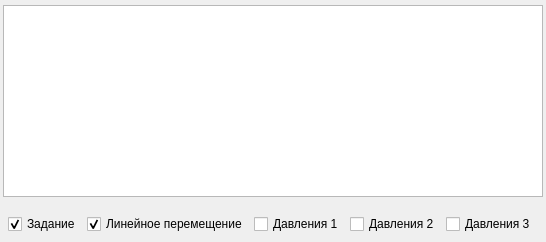
          <widget class="QWidget" name="tab_mainTests_task">
           <attribute name="title">
            <string>График задания</string>
           </attribute>
           <layout class="QVBoxLayout" name="verticalLayout_6">
            <property name="leftMargin">
             <number>0</number>
            </property>
            <property name="topMargin">
             <number>2</number>
            </property>
            <property name="rightMargin">
             <number>0</number>
            </property>
            <property name="bottomMargin">
             <number>0</number>
            </property>
            <item>
             <widget class="QFrame" name="frame_chartTask_Section">
              <property name="font">
               <font>
                <pointsize>11</pointsize>
                <bold>false</bold>
               </font>
              </property>
              <property name="autoFillBackground">
               <bool>false</bool>
              </property>
              <property name="frameShape">
               <enum>QFrame::Shape::NoFrame</enum>
              </property>
              <layout class="QVBoxLayout" name="verticalLayout_12">
               <property name="spacing">
                <number>3</number>
               </property>
               <property name="leftMargin">
                <number>3</number>
               </property>
               <property name="topMargin">
                <number>3</number>
               </property>
               <property name="rightMargin">
                <number>3</number>
               </property>
               <property name="bottomMargin">
                <number>3</number>
               </property>
               <item>
                <widget class="Widgets::Chart::ChartView" name="Chart_task"/>
               </item>
              </layout>
             </widget>
            </item>
            <item>
             <widget class="QFrame" name="frame_showCurve_Section">
              <property name="sizePolicy">
               <sizepolicy hsizetype="Preferred" vsizetype="Maximum">
                <horstretch>0</horstretch>
                <verstretch>0</verstretch>
               </sizepolicy>
              </property>
              <property name="frameShape">
               <enum>QFrame::Shape::NoFrame</enum>
              </property>
              <layout class="QHBoxLayout" name="horizontalLayout_6">
               <property name="leftMargin">
                <number>8</number>
               </property>
               <property name="topMargin">
                <number>8</number>
               </property>
               <property name="rightMargin">
                <number>8</number>
               </property>
               <property name="bottomMargin">
                <number>8</number>
               </property>
               <item>
                <widget class="QCheckBox" name="checkBox_showCurve_task">
                 <property name="text">
                  <string>Задание</string>
                 </property>
                 <property name="checked">
                  <bool>true</bool>
                 </property>
                </widget>
               </item>
               <item>
                <widget class="QCheckBox" name="checkBox_showCurve_moving">
                 <property name="text">
                  <string>Линейное перемещение</string>
                 </property>
                 <property name="checked">
                  <bool>true</bool>
                 </property>
                </widget>
               </item>
               <item>
                <widget class="QCheckBox" name="checkBox_showCurve_pressure_1">
                 <property name="text">
                  <string>Давления 1</string>
                 </property>
                 <property name="checkable">
                  <bool>true</bool>
                 </property>
                 <property name="checked">
                  <bool>false</bool>
                 </property>
                </widget>
               </item>
               <item>
                <widget class="QCheckBox" name="checkBox_showCurve_pressure_2">
                 <property name="text">
                  <string>Давления 2</string>
                 </property>
                 <property name="checkable">
                  <bool>true</bool>
                 </property>
                 <property name="checked">
                  <bool>false</bool>
                 </property>
                </widget>
               </item>
               <item>
                <widget class="QCheckBox" name="checkBox_showCurve_pressure_3">
                 <property name="enabled">
                  <bool>true</bool>
                 </property>
                 <property name="text">
                  <string>Давления 3</string>
                 </property>
                 <property name="checkable">
                  <bool>true</bool>
                 </property>
                 <property name="checked">
                  <bool>false</bool>
                 </property>
                </widget>
               </item>
               <item>
                <spacer name="horizontalSpacer_8">
                 <property name="orientation">
                  <enum>Qt::Orientation::Horizontal</enum>
                 </property>
                 <property name="sizeHint" stdset="0">
                  <size>
                   <width>2</width>
                   <height>2</height>
                  </size>
                 </property>
                </spacer>
               </item>
              </layout>
             </widget>
            </item>
           </layout>
          </widget>
